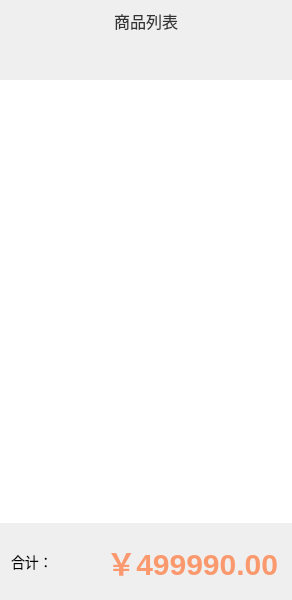
<?xml version="1.0" encoding="UTF-8"?>
<ui version="4.0">
 <class>CustomerSaleWidget</class>
 <widget class="QWidget" name="CustomerSaleWidget">
  <property name="geometry">
   <rect>
    <x>0</x>
    <y>0</y>
    <width>292</width>
    <height>600</height>
   </rect>
  </property>
  <property name="minimumSize">
   <size>
    <width>292</width>
    <height>600</height>
   </size>
  </property>
  <property name="windowTitle">
   <string>CustomerSaleWidget</string>
  </property>
  <property name="styleSheet">
   <string notr="true">QWidget#CustomerSaleWidget {
	
}
background-color: rgb(250, 250, 250);</string>
  </property>
  <layout class="QVBoxLayout" name="verticalLayout">
   <property name="spacing">
    <number>0</number>
   </property>
   <property name="leftMargin">
    <number>0</number>
   </property>
   <property name="topMargin">
    <number>0</number>
   </property>
   <property name="rightMargin">
    <number>0</number>
   </property>
   <property name="bottomMargin">
    <number>0</number>
   </property>
   <item>
    <widget class="QLabel" name="label">
     <property name="minimumSize">
      <size>
       <width>292</width>
       <height>42</height>
      </size>
     </property>
     <property name="styleSheet">
      <string notr="true">QLabel#label {
	font: 16px;
	font-family:&quot;微软雅黑&quot;;
	color: rgb(51, 51, 51);
}</string>
     </property>
     <property name="text">
      <string>商品列表</string>
     </property>
     <property name="alignment">
      <set>Qt::AlignCenter</set>
     </property>
    </widget>
   </item>
   <item>
    <widget class="GoodsSellListTitleWidget" name="widget" native="true">
     <property name="minimumSize">
      <size>
       <width>292</width>
       <height>38</height>
      </size>
     </property>
    </widget>
   </item>
   <item>
    <widget class="GoodsSellListView" name="listView">
     <property name="minimumSize">
      <size>
       <width>292</width>
       <height>443</height>
      </size>
     </property>
     <property name="styleSheet">
      <string notr="true">QListView#listView {
	border:none;
}</string>
     </property>
    </widget>
   </item>
   <item>
    <widget class="QWidget" name="widget_2" native="true">
     <property name="minimumSize">
      <size>
       <width>291</width>
       <height>77</height>
      </size>
     </property>
     <layout class="QHBoxLayout" name="horizontalLayout">
      <property name="spacing">
       <number>10</number>
      </property>
      <property name="topMargin">
       <number>0</number>
      </property>
      <property name="rightMargin">
       <number>14</number>
      </property>
      <property name="bottomMargin">
       <number>0</number>
      </property>
      <item>
       <widget class="QLabel" name="label_2">
        <property name="minimumSize">
         <size>
          <width>0</width>
          <height>77</height>
         </size>
        </property>
        <property name="styleSheet">
         <string notr="true">QLabel#label_2 {
	font:14px;
	font-family:&quot;微软雅黑&quot;;
}</string>
        </property>
        <property name="text">
         <string>合计：</string>
        </property>
       </widget>
      </item>
      <item>
       <widget class="QLabel" name="totalValueLabel">
        <property name="minimumSize">
         <size>
          <width>0</width>
          <height>77</height>
         </size>
        </property>
        <property name="styleSheet">
         <string notr="true">QLabel#totalValueLabel {
	font:30px;
	font:bold;
	font-family:&quot;微软雅黑&quot;;
	color: rgb(251, 153, 110);
}</string>
        </property>
        <property name="text">
         <string>￥499990.00</string>
        </property>
        <property name="alignment">
         <set>Qt::AlignRight|Qt::AlignTrailing|Qt::AlignVCenter</set>
        </property>
       </widget>
      </item>
     </layout>
    </widget>
   </item>
  </layout>
 </widget>
 <layoutdefault spacing="6" margin="11"/>
 <customwidgets>
  <customwidget>
   <class>GoodsSellListTitleWidget</class>
   <extends>QWidget</extends>
   <header>GoodsSellListTitleWidget.h</header>
   <container>1</container>
  </customwidget>
  <customwidget>
   <class>GoodsSellListView</class>
   <extends>QListView</extends>
   <header location="global">GoodsSellListView.h</header>
  </customwidget>
 </customwidgets>
 <resources/>
 <connections/>
</ui>
